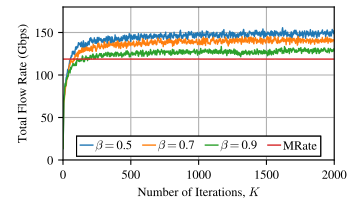

The Python source for this figure:
import os

import matplotlib.pyplot as plt
import numpy as np

#create a figure with (2,1) subplots
FONT_SIZE = 9
fig_width_px = 350
fig_height_px = 200
dpi = 100  # Typical screen DPI, adjust if necessary
fig_width_in = fig_width_px / dpi
fig_height_in = fig_height_px / dpi

plt.rcParams.update({
    # --- make every normal string use Times or the best fall-back ----
    'font.family' : 'serif',
    'font.serif'  : ['Times New Roman', 'Times', 'Nimbus Roman', 'STIXGeneral'],
    # --- keep your existing sizing rules ----------------------------
    'font.size'        : FONT_SIZE,
    'axes.titlesize'   : FONT_SIZE,
    'axes.labelsize'   : FONT_SIZE,
    'xtick.labelsize'  : FONT_SIZE,
    'ytick.labelsize'  : FONT_SIZE,
    'legend.fontsize'  : FONT_SIZE,
})
plt.rc('mathtext', fontset='cm')


current_dir = os.path.dirname(os.path.abspath(__file__))
results_dir = os.path.join(current_dir, os.path.pardir, "test_dual_optimization_starlink_1000_varying_beta")

# Plot the data
fig, axs = plt.subplots(1,1,)
fig.set_size_inches(fig_width_in, fig_height_in)  # 3.5 inches width, height adjusted to maintain aspect ratio

beta = [0.5, 0.7, 0.9]
N_POINTS = 2000
res = np.zeros((len(beta), 4, N_POINTS))
result_list = []
for i, b in enumerate(beta):
    print(f"Processing beta = {b}")
    tmp_dir = "test_dual_optimization_starlink_1000_varying_beta-2025-July-26-13-24-29-ail"
    fname = f"DualSimulation.d_o.beta{int(b*10)}.txt"
    data_file = os.path.join(results_dir, tmp_dir, fname)
    data = np.genfromtxt(data_file, delimiter=',')
    
    res[i, 0, :] = data[:, 3]
    result_list.append(data[:, 3])
    fname = f"DualSimulation.gap.beta{int(b*10)}.txt"
    data_file = os.path.join(results_dir, tmp_dir, fname)
    data = np.genfromtxt(data_file, delimiter=',')
    res[i, 1, :] = data[:, 3]

    fname = f"DualSimulation.mwm.beta{int(b*10)}.txt"
    data_file = os.path.join(results_dir, tmp_dir, fname)
    data = np.genfromtxt(data_file, delimiter=',')
    res[i, 2, :] = data[:, 3]
    
    fname = f"DualSimulation.p_o.beta{int(b*10)}.txt"
    data_file = os.path.join(results_dir, tmp_dir, fname)
    data = np.genfromtxt(data_file, delimiter=',')
    res[i, 3, :] = data[:, 3]

# colors = ["#FFD9B6","#FDBD88","#E96900","#AD4E00","#723300"]

lines1 = []
lines2 = []
for i, b in enumerate(beta):
    print(f"Plotting beta = {b}",i)
    print(result_list)
    AVG_N = 5
    avg = np.convolve(-res[i,3,:], np.ones(AVG_N)/AVG_N, mode='full')[:N_POINTS]
    line, = axs.plot(np.arange(N_POINTS)+1, avg,linewidth=1)
    lines1.append(line)
    # line, = axs.plot(np.arange(N_POINTS)+1, res[i,1,:],linewidth=1)
    # lines2.append(line)
    # line, = axs.plot(np.arange(N_POINTS)+1, res[i,2,:],linewidth=1)
    # lines.append(line)
    # line, = axs.plot(np.arange(N_POINTS)+1, res[i,3,:],linewidth=1)
    # lines.append(line)
line, = axs.plot(np.arange(N_POINTS)+1, -res[0,2,:],linewidth=1)
lines1.append(line)

axs.set_position([0.18, 0.2, 0.775, 0.765])
# axs.set_title('Beam Intensity')
axs.set_xlabel(r'Number of Iterations, $K$')
axs.set_ylabel(r'Total Flow Rate (Gbps)')
axs.set_xlim(0, N_POINTS)
axs.set_ylim(0, 180)
# axs.set_xscale('log')
# axs.set_yscale('log')
axs.grid()
# Add a legend

data_name_list = [r"$\beta=$"+f"{i}" for i in beta] 
data_name_list.append(r"MRate")
ncol = 3  # Number of columns in the legend
h, l = lines1, data_name_list
# nrows = -(-len(h) // ncol)                         # ceiling division
# idx   = np.arange(len(h))
# pad   = nrows * ncol - len(idx)
# idx   = np.concatenate([idx, np.full(pad, -1)])    # pad
# order = idx.reshape(nrows, ncol).T.ravel()
# order = order[order >= 0]                          # drop sentinels
# h = [h[i] for i in order]
# l = [l[i] for i in order]

leg = plt.legend(h,l,fontsize=FONT_SIZE, loc='lower left', bbox_to_anchor=(0.05, 0.025, 0.9, 0.3), mode="expand",ncol = 4 ,borderaxespad=0.,handlelength=1, handleheight= 0.8, handletextpad=0.2, 
frameon=True,          # draw a frame
fancybox=False,        # <-- square corners (like MATLAB)
edgecolor='black',     # black  frame edge
facecolor='white',     # white background
framealpha=1,          # fully opaque
borderpad=0.3,         # tight inner padding (font-size units)
labelspacing=0.2,      # tight vertical space between rows
)   
leg.get_frame().set_linewidth(0.8)  # MATLAB-thin border
axs.add_artist(leg)

# Save the figure as a PDF
print("Saving figure to:", current_dir)
output_path = os.path.join(current_dir, os.path.splitext(os.path.basename(__file__))[0]) + '.pdf'

fig.savefig(output_path, format='pdf', pad_inches=0.)
